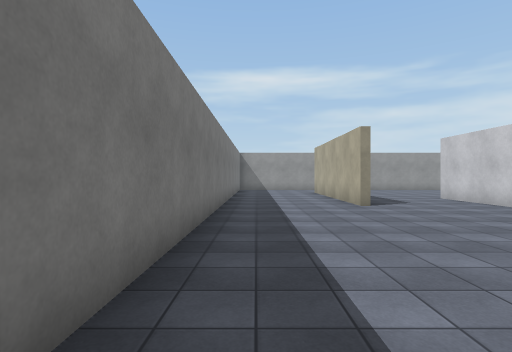
[1] (above)

24 first-person views from a walk through a Unity game level. The camera is 1.5 m above the floor, looks level and sees 80° across. The floor is counted in squares, 2 m on a side. Each view is taken from the middle of a square. On the plan, view 1 faces up. The plan holds only what a view shows up to about 10 squares ahead; the rest is blank. Surface patterns are stand-ins for the level's own textures.

[2]
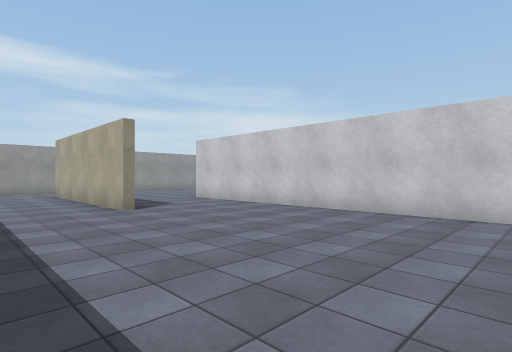

[3]
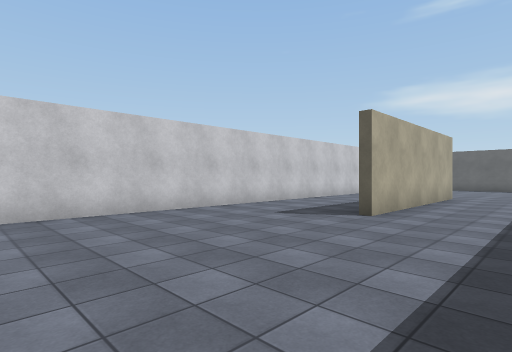

[4]
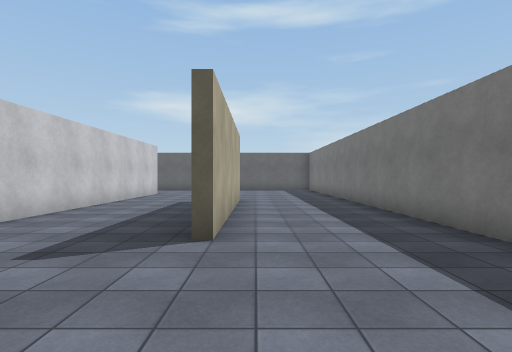

[5]
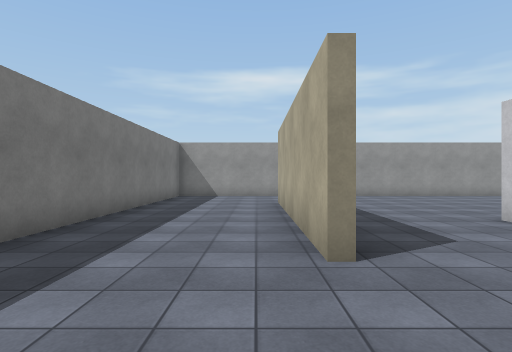

[6]
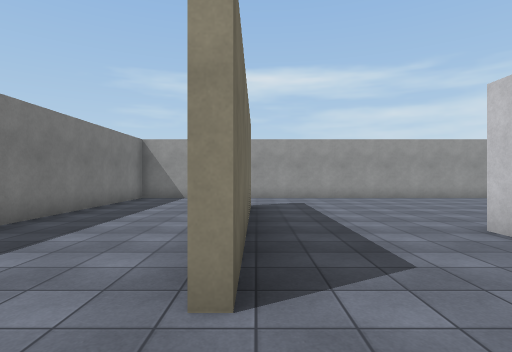

[7]
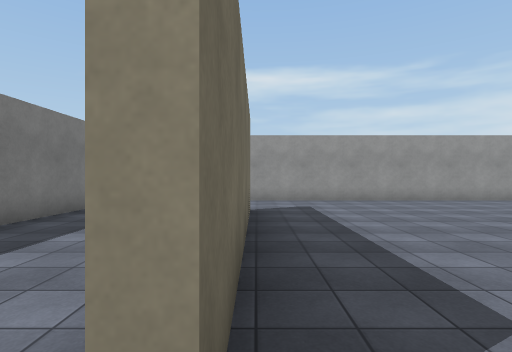

[8]
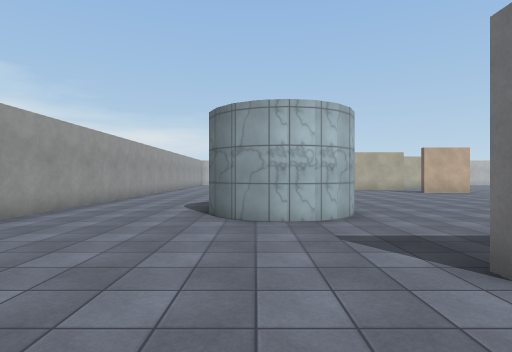

[9]
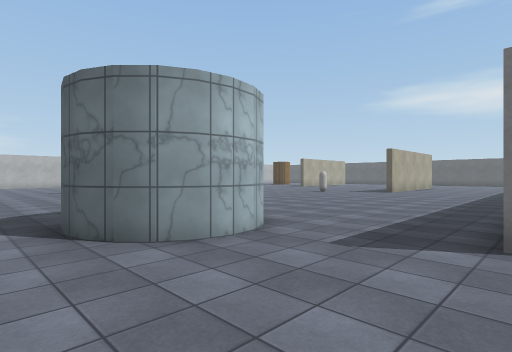

[10]
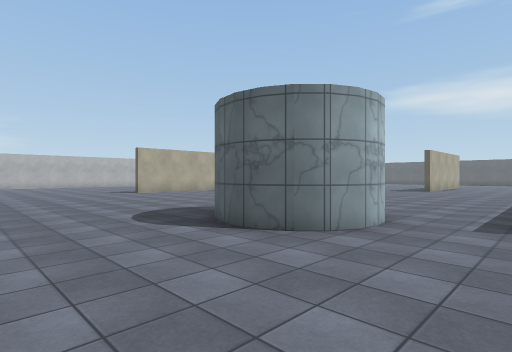

[11]
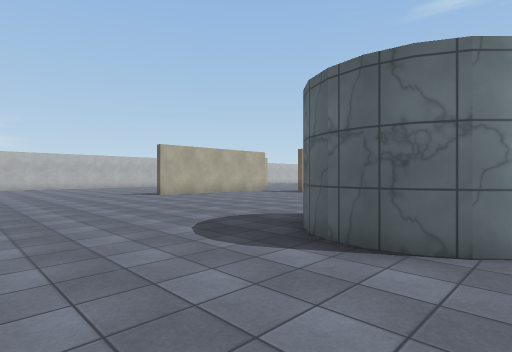

[12]
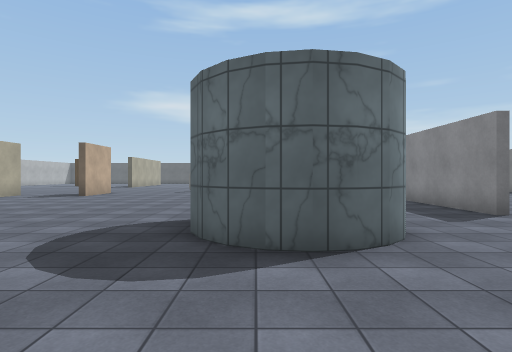

[13]
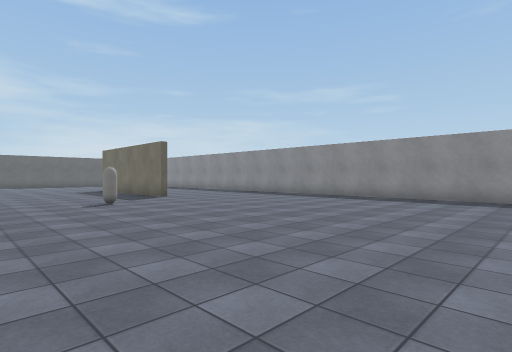

[14]
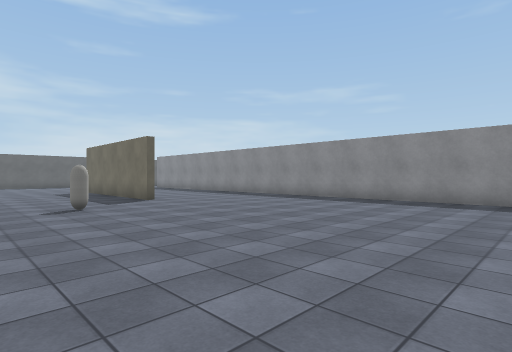

[15]
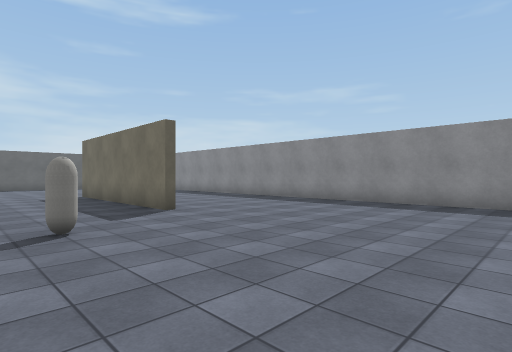

[16]
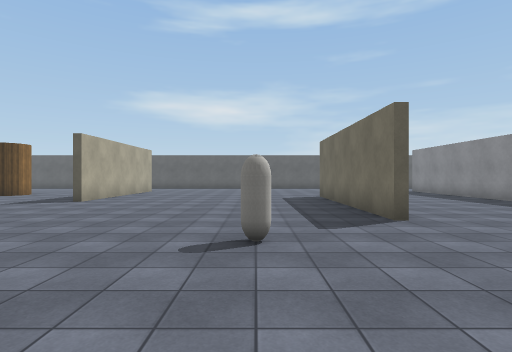

[17]
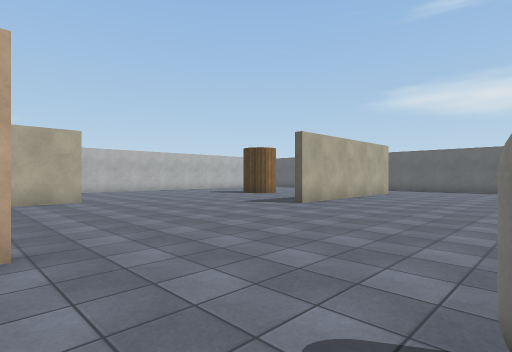

[18]
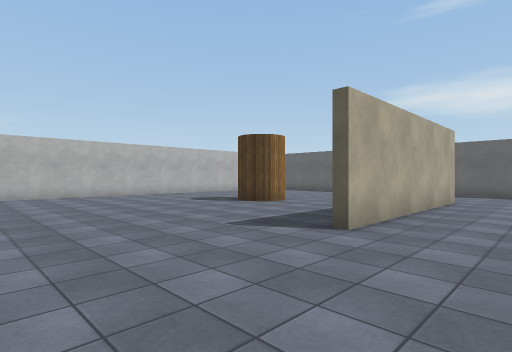

[19]
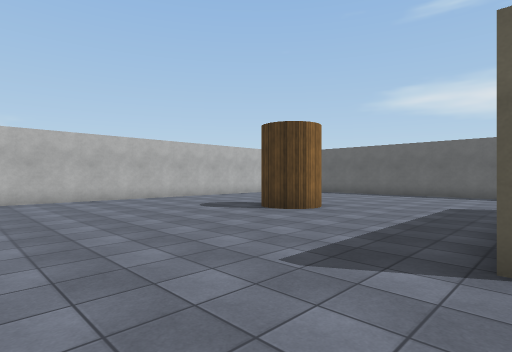

[20]
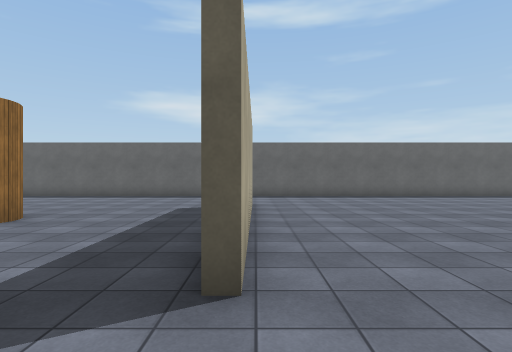

[21]
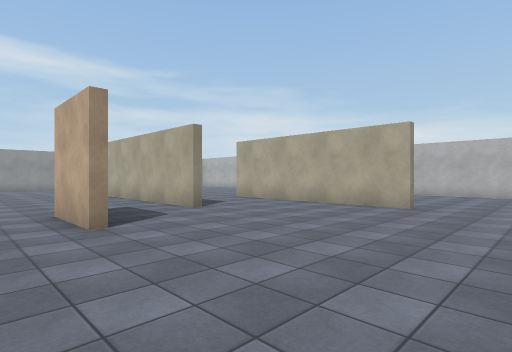

[22]
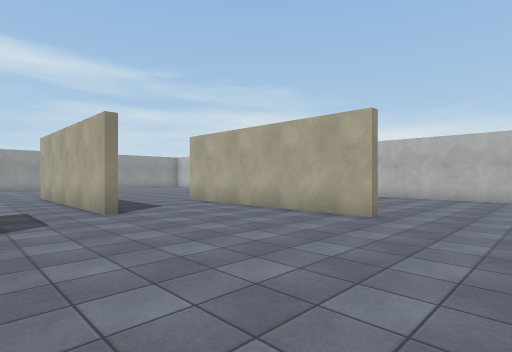

[23]
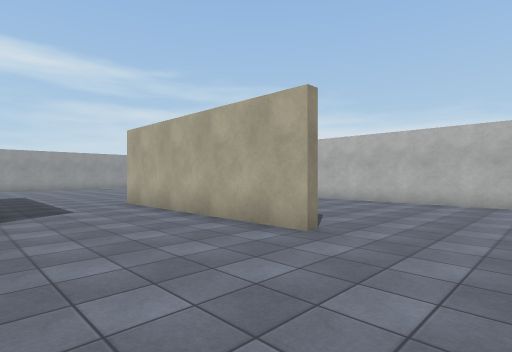

[24]
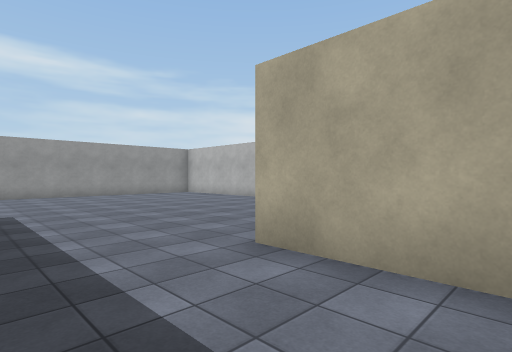

### Floor plan
Points are (right, up) in squares from view 1. A wall is a line through its corners. A room is listed if a view was taken in it or the views show most of it. See-through windows are left out.
Room 1 (views 1, 2, 3, 4, 5, 6, 7, 8, 9, 10, 11, 12, 13, 14, 15, 16, 17, 18, 19, 20, 21, 22, 23, 24)
walls: (11.7, -0.1) (11.7, -4.9); (17.4, 2.6) (17.4, 4.6); (20.1, 4.1) (20.1, 10); (6.4, -4) (6.4, -5); (23.4, 0.4) (23.4, 6.5); (10, 10.1) (9.6, 10.3) (9.2, 10.6); (9.3, 10.4) (9, 11); (9.1, 10.8) (8.9, 11.5); (6.1, -7) (6.1, 10.2); (8.9, 11.2) (9, 12); (8.9, 11.7) (9.2, 12.4); (6.4, 10.2) (6.4, 0.4); (11.3, 12.7) (11.6, 12.4) (11.9, 11.9); (19.1, -9.9) (19.1, -3.9); (9.1, 12.2) (9.7, 12.9) (10.7, 13); (10.9, 12.9) (11.5, 12.6); (9.3, 12.6) (10.2, 13); (10.4, 13) (11.1, 12.9); (2.6, 7.6) (2.6, 13.6); (2.6, -6.6) (2.6, -0.5); (14, 16.4) (2.8, 16.4); (20.4, -13.4) (20.9, -13.4); (28.9, -5.2) (28.9, 3.2); (2.9, 13.6) (2.9, 7.6); (22.8, 16.4) (22, 16.4); (-0.9, 16) (-0.9, -7)
objects: capsule (14, 2)

Positions as (right, up) in squares from view 1, and headings:
1: (0, 0), facing up
2: (0, 1), facing up-right
3: (0, 5), facing down-right
4: (2, 3), facing down
5: (2, 5), facing up
6: (3, 6), facing up
7: (3, 7), facing up
8: (4, 12), facing right
9: (6, 14), facing down-right
10: (7, 16), facing down-right
11: (9, 16), facing down-right
12: (11, 16), facing down
13: (17, 10), facing down-left
14: (16, 9), facing down-left
15: (15, 6), facing down-left
16: (14, 5), facing down
17: (14, 3), facing down-right
18: (17, 0), facing down-right
19: (19, -1), facing down-right
20: (19, -2), facing down
21: (16, -2), facing up-right
22: (18, -2), facing up-right
23: (20, -2), facing up-right
24: (21, 4), facing up-right
